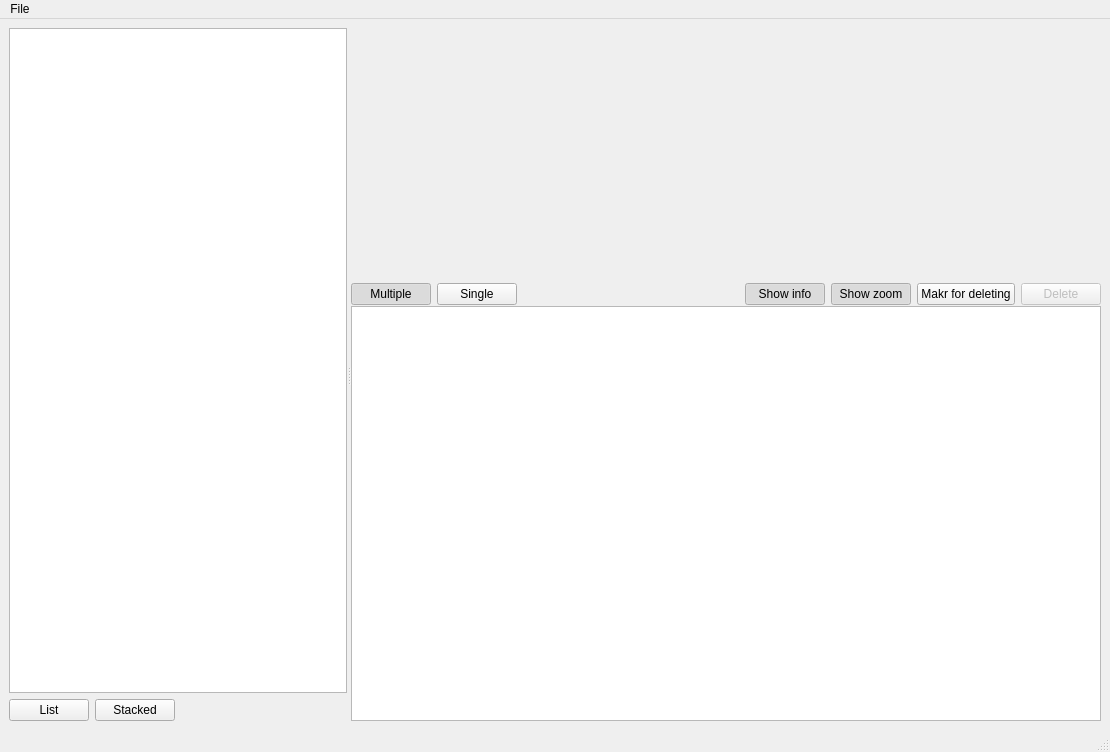
<?xml version="1.0" encoding="UTF-8"?>
<ui version="4.0">
 <class>MainWindow</class>
 <widget class="QMainWindow" name="MainWindow">
  <property name="geometry">
   <rect>
    <x>0</x>
    <y>0</y>
    <width>1110</width>
    <height>752</height>
   </rect>
  </property>
  <property name="windowTitle">
   <string>MainWindow</string>
  </property>
  <widget class="QWidget" name="centralwidget">
   <layout class="QVBoxLayout" name="verticalLayout_3">
    <item>
     <widget class="QSplitter" name="splitter">
      <property name="orientation">
       <enum>Qt::Horizontal</enum>
      </property>
      <widget class="QWidget" name="verticalLayoutWidget">
       <layout class="QVBoxLayout" name="verticalLayout">
        <item>
         <widget class="QStackedWidget" name="matches_stack">
          <property name="frameShape">
           <enum>QFrame::NoFrame</enum>
          </property>
          <property name="currentIndex">
           <number>0</number>
          </property>
          <widget class="MatchesListView" name="full_view_page">
           <property name="layoutDirection">
            <enum>Qt::LeftToRight</enum>
           </property>
           <property name="styleSheet">
            <string notr="true"/>
           </property>
          </widget>
          <widget class="MatchesStackView" name="thumbnails_page"/>
         </widget>
        </item>
        <item>
         <layout class="QHBoxLayout" name="horizontalLayout_2">
          <property name="topMargin">
           <number>0</number>
          </property>
          <item>
           <widget class="QPushButton" name="list_thumbs_button">
            <property name="text">
             <string>List</string>
            </property>
           </widget>
          </item>
          <item>
           <widget class="QPushButton" name="stacked_thumbs_button">
            <property name="text">
             <string>Stacked</string>
            </property>
           </widget>
          </item>
          <item>
           <spacer name="horizontalSpacer">
            <property name="orientation">
             <enum>Qt::Horizontal</enum>
            </property>
            <property name="sizeHint" stdset="0">
             <size>
              <width>40</width>
              <height>20</height>
             </size>
            </property>
           </spacer>
          </item>
         </layout>
        </item>
       </layout>
      </widget>
      <widget class="QSplitter" name="splitter_2">
       <property name="orientation">
        <enum>Qt::Vertical</enum>
       </property>
       <property name="handleWidth">
        <number>1</number>
       </property>
       <widget class="QWidget" name="comparator_and_buttons">
        <layout class="QVBoxLayout" name="comparator_layout" stretch="1,1">
         <property name="sizeConstraint">
          <enum>QLayout::SetDefaultConstraint</enum>
         </property>
         <item>
          <widget class="CompareWidget" name="compare_widget" native="true">
           <property name="minimumSize">
            <size>
             <width>300</width>
             <height>100</height>
            </size>
           </property>
          </widget>
         </item>
         <item>
          <layout class="QHBoxLayout" name="action_buttons">
           <item>
            <widget class="QPushButton" name="display_multiple_button">
             <property name="toolTip">
              <string>Display images next to each other.</string>
             </property>
             <property name="text">
              <string>Multiple</string>
             </property>
             <property name="icon">
              <iconset theme="object-columns">
               <normaloff>.</normaloff>.</iconset>
             </property>
             <property name="checkable">
              <bool>true</bool>
             </property>
             <property name="checked">
              <bool>true</bool>
             </property>
             <property name="default">
              <bool>false</bool>
             </property>
             <property name="flat">
              <bool>false</bool>
             </property>
            </widget>
           </item>
           <item>
            <widget class="QPushButton" name="display_single_button">
             <property name="toolTip">
              <string>Display single image at the time.</string>
             </property>
             <property name="text">
              <string>Single</string>
             </property>
             <property name="icon">
              <iconset theme="page-simple">
               <normaloff>.</normaloff>.</iconset>
             </property>
             <property name="checkable">
              <bool>true</bool>
             </property>
            </widget>
           </item>
           <item>
            <spacer name="horizontalSpacer_2">
             <property name="orientation">
              <enum>Qt::Horizontal</enum>
             </property>
             <property name="sizeHint" stdset="0">
              <size>
               <width>40</width>
               <height>20</height>
              </size>
             </property>
            </spacer>
           </item>
           <item>
            <widget class="QPushButton" name="show_info_button">
             <property name="text">
              <string>Show info</string>
             </property>
             <property name="icon">
              <iconset theme="help-about-symbolic">
               <normaloff>.</normaloff>.</iconset>
             </property>
             <property name="checkable">
              <bool>true</bool>
             </property>
             <property name="checked">
              <bool>true</bool>
             </property>
             <property name="flat">
              <bool>false</bool>
             </property>
            </widget>
           </item>
           <item>
            <widget class="QPushButton" name="show_zoom_button">
             <property name="text">
              <string>Show zoom</string>
             </property>
             <property name="icon">
              <iconset theme="label">
               <normaloff>.</normaloff>.</iconset>
             </property>
             <property name="checkable">
              <bool>true</bool>
             </property>
             <property name="checked">
              <bool>true</bool>
             </property>
            </widget>
           </item>
           <item>
            <widget class="QPushButton" name="deleting_mode_button">
             <property name="toolTip">
              <string>Enables marking for deletion mode.</string>
             </property>
             <property name="text">
              <string>Makr for deleting</string>
             </property>
             <property name="icon">
              <iconset theme="trash-empty">
               <normaloff>.</normaloff>.</iconset>
             </property>
             <property name="checkable">
              <bool>true</bool>
             </property>
            </widget>
           </item>
           <item>
            <widget class="QPushButton" name="delete_button">
             <property name="enabled">
              <bool>false</bool>
             </property>
             <property name="text">
              <string>Delete</string>
             </property>
             <property name="icon">
              <iconset theme="edit-delete">
               <normaloff>.</normaloff>.</iconset>
             </property>
            </widget>
           </item>
          </layout>
         </item>
        </layout>
       </widget>
       <widget class="GroupListView" name="current_group_list_view">
        <property name="baseSize">
         <size>
          <width>0</width>
          <height>0</height>
         </size>
        </property>
        <property name="verticalScrollBarPolicy">
         <enum>Qt::ScrollBarAlwaysOff</enum>
        </property>
        <property name="autoScroll">
         <bool>true</bool>
        </property>
        <property name="selectionMode">
         <enum>QAbstractItemView::MultiSelection</enum>
        </property>
        <property name="movement">
         <enum>QListView::Static</enum>
        </property>
        <property name="flow">
         <enum>QListView::LeftToRight</enum>
        </property>
        <property name="spacing">
         <number>5</number>
        </property>
       </widget>
      </widget>
     </widget>
    </item>
   </layout>
  </widget>
  <widget class="QMenuBar" name="menubar">
   <property name="geometry">
    <rect>
     <x>0</x>
     <y>0</y>
     <width>1110</width>
     <height>30</height>
    </rect>
   </property>
   <widget class="QMenu" name="menuFile">
    <property name="title">
     <string>File</string>
    </property>
    <addaction name="action_quit"/>
   </widget>
   <addaction name="menuFile"/>
  </widget>
  <widget class="QStatusBar" name="statusbar"/>
  <action name="action_quit">
   <property name="text">
    <string>Quit</string>
   </property>
   <property name="shortcut">
    <string>Ctrl+Q</string>
   </property>
  </action>
 </widget>
 <customwidgets>
  <customwidget>
   <class>MatchesListView</class>
   <extends>QListView</extends>
   <header>view/matches_view</header>
   <container>1</container>
  </customwidget>
  <customwidget>
   <class>MatchesStackView</class>
   <extends>QWidget</extends>
   <header>view/matches_view</header>
   <container>1</container>
  </customwidget>
  <customwidget>
   <class>GroupListView</class>
   <extends>QListView</extends>
   <header>view/group_list_view</header>
  </customwidget>
  <customwidget>
   <class>CompareWidget</class>
   <extends>QWidget</extends>
   <header>view/comparator_view</header>
   <container>1</container>
  </customwidget>
 </customwidgets>
 <resources/>
 <connections/>
</ui>
